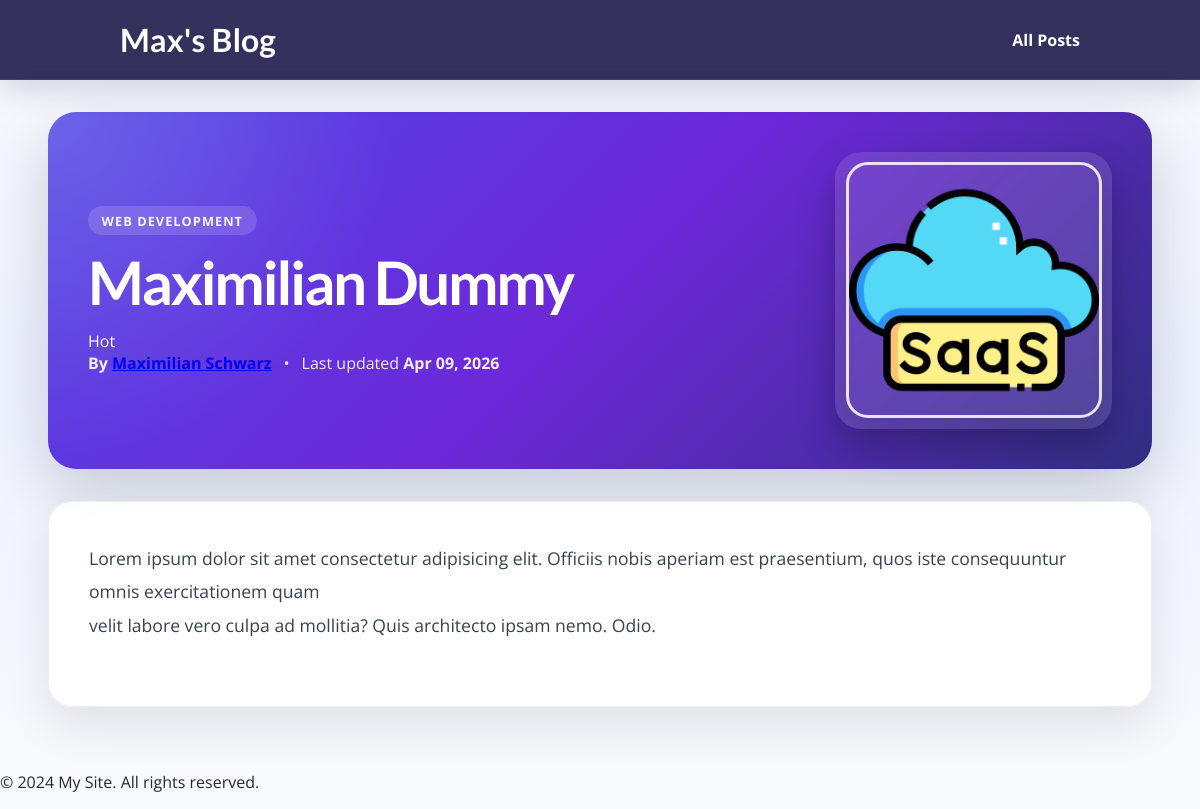
The app's page /posts/hike-in-the-mountains/ with its own data.
### blog/models.py (models this page shows, shortened)
class Post(models.Model):
    title = models.CharField(max_length=150)
    excerpt = models.CharField(max_length=300)
    image_name = models.ImageField(upload_to='posts', null=True) # Optional image field; uploaded files go to MEDIA_ROOT/posts/
    date = models.DateField(auto_now=True)
    slug = models.SlugField(
        unique=True,
        validators=[MinLengthValidator(10)]
    )
    content = models.TextField()
    author = models.ForeignKey(
        Author,
        on_delete=models.SET_NULL,
        related_name='posts',
        null=True
    )
    tags = models.ManyToManyField(Tag)

class Tag(models.Model):
    caption = models.CharField(max_length=20)

class Author(models.Model):
    first_name = models.CharField(max_length=100)
    last_name = models.CharField(max_length=100)
    email_address = models.EmailField(unique=True)
    def fullname(self):
        return f"{self.first_name} {self.last_name}"
    def __str__(self):
        return self.fullname()

### blog/views.py (the view)
# urls.py: path('posts/<slug:slug>/', views.SinglePostView.as_view(), name='post-detail-page')
class SinglePostView(DetailView):
    template_name = 'blog/post-detail.html'
    model = Post
    context_object_name = 'post'
    def get_context_data(self, **kwargs):
        context = super().get_context_data(**kwargs)
        current_post = self.get_object()
        post_tags = current_post.tags.all()
        context['post_tags'] = post_tags
        return context

### blog/templates/blog/post-detail.html (shortened to what this page needs)
{% extends "base.html" %}
{% load static %}
{% block css_files %}
    <link rel="stylesheet" href="{% static 'blog/post-detail.css' %}">
{% endblock %}
{% block content %}
<section id="summary">
    <div class="summary-content">
        <div class="summary-text">
            <p class="tag">Web Development</p>
            <h2>{{ post.title }}</h2>
            <div>
                {% for tag in post_tags %}
                    <span>{{ tag.caption }}</span>
                {% endfor %}
            </div>
            <div class="meta">
                <address>By <a href="mailto:{{ post.author.email }}">{{ post.author }}</a></address>
                <span>•</span>
                <div>Last updated <time>{{ post.date|date:"M d, Y" }}</time></div>
            </div>
        </div>
        <div class="summary-image">
            {% if post.image_name %}
            <img
                src="{{ post.image_name.url }}"
                alt="{{ post.title }}"
            >
            {% endif %}
        </div>
    </div>
</section>
<section id="post-content">
    {{ post.content|linebreaks }}
</section>
{% endblock %}

### static/app.css (style rules this page uses)
* { box-sizing: border-box; }
html { font-family: 'Open Sans', 'Lato', sans-serif; }
body { margin: 0; }
h1, h2, h3 { font-family: 'Lato', sans-serif; font-weight: bold; }

### blog/static/blog/post-detail.css (style rules this page uses)
body { background: linear-gradient(180deg, #f8fafc, #eef2ff 45%, #f8fafc); color: #1f2937; }
#summary { width: min(92%, 78rem); margin: 7rem auto 2rem; padding: 2.5rem; border-radius: 28px; background: radial-gradient(circle at top left, rgba(255, 255, 255, 0.16), transparent 30%), linear-gradient(135deg, #4f46e5, #6d28d9 50%, #312e81); color: white; box-shadow: 0 24px 60px rgba(15, 23, 42, 0.18); }
.summary-content { display: flex; align-items: center; justify-content: space-between; gap: 3rem; }
.summary-text { flex: 1; }
.tag { display: inline-block; margin: 0 0 1rem; padding: 0.35rem 0.85rem; border-radius: 999px; background: rgba(255, 255, 255, 0.14); color: rgba(255, 255, 255, 0.92); font-size: 0.8rem; font-weight: 700; letter-spacing: 0.08em; text-transform: uppercase; }
#summary h2 { margin: 0 0 1rem; font-size: clamp(2.5rem, 5vw, 4.5rem); line-height: 1.05; letter-spacing: -0.04em; }
.meta { display: flex; align-items: center; flex-wrap: wrap; gap: 0.75rem; color: rgba(255, 255, 255, 0.9); font-size: 1rem; }
#summary address { font-style: normal; font-weight: 700; }
#summary time { font-weight: 700; }
.summary-image { flex-shrink: 0; padding: 0.65rem; border-radius: 26px; background: rgba(255, 255, 255, 0.12); backdrop-filter: blur(8px); box-shadow: 0 18px 40px rgba(0, 0, 0, 0.2); }
#summary img { display: block; width: 16rem; height: 16rem; object-fit: cover; border-radius: 22px; border: 3px solid rgba(255, 255, 255, 0.85); box-shadow: 0 12px 32px rgba(15, 23, 42, 0.18); }
#post-content { width: min(92%, 70rem); margin: 2rem auto 4rem; background: rgba(255, 255, 255, 0.96); padding: 2.5rem; border-radius: 24px; box-shadow: 0 18px 45px rgba(15, 23, 42, 0.1); border: 1px solid rgba(226, 232, 240, 0.7); }
#post-content p { margin: 0 0 1.5rem; font-size: 1.1rem; line-height: 1.9; color: #374151; }

### records on screen
Post: title "Maximilian Dummy", author "Maximilian Schwarz", date "Apr 09, 2026", image_name (picture), content "Lorem ipsum dolor sit amet consectetur adipisicing elit. Officiis nobis aperiam est praesentium, quos iste consequuntur omnis exercitationem quam velit labore vero culpa ad mollitia? Quis architecto ipsam nemo. Odio."
Tag: caption "Hot"
